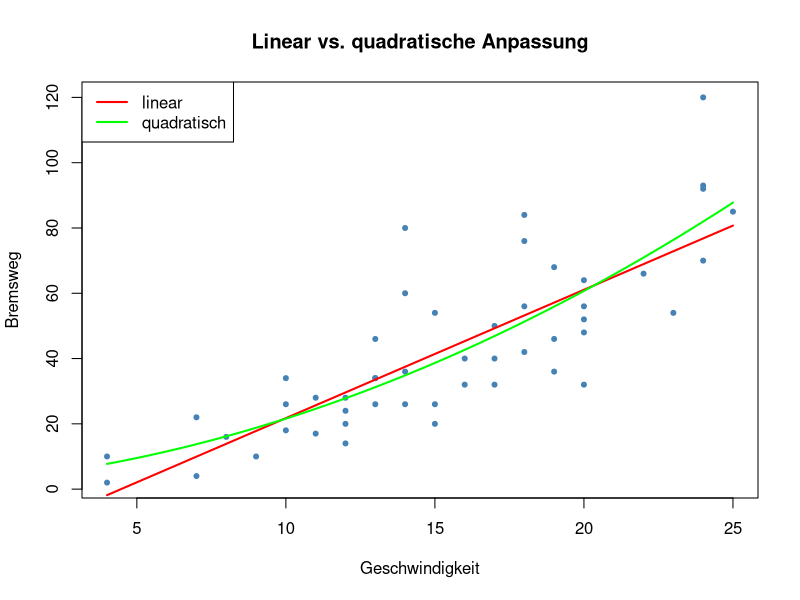
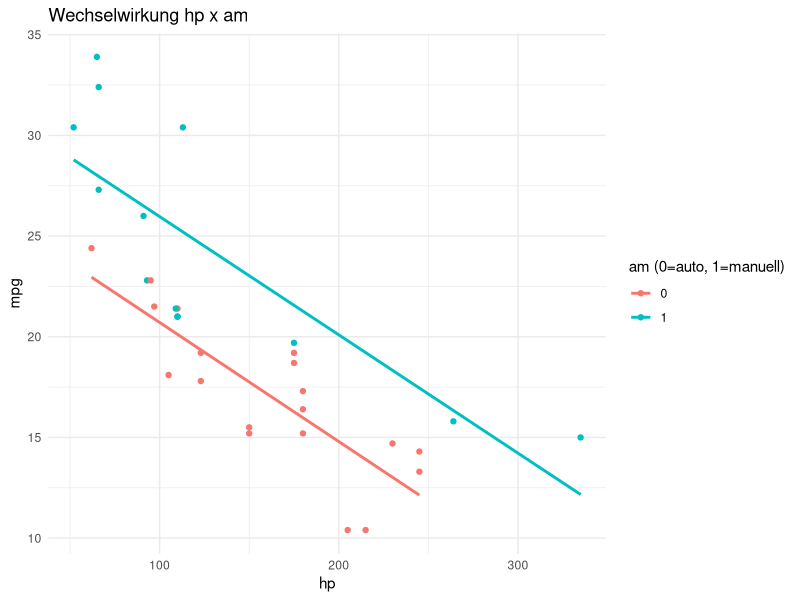
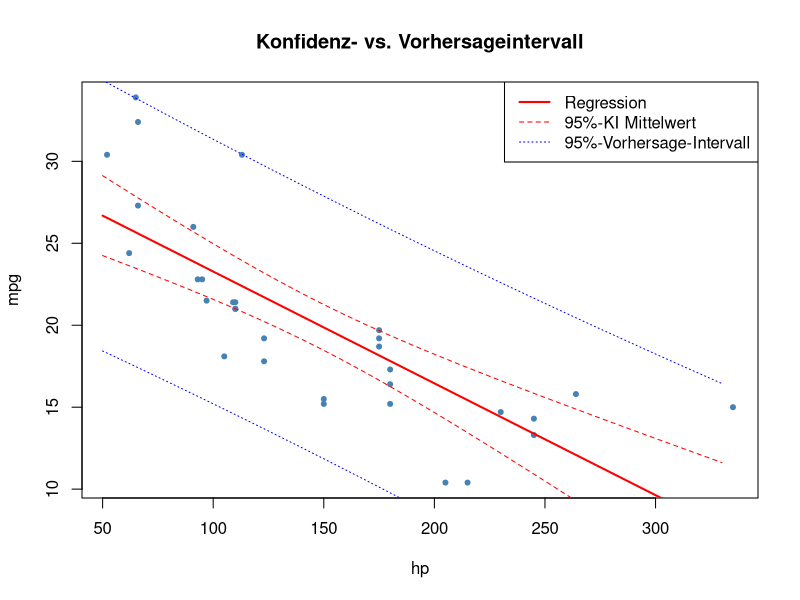
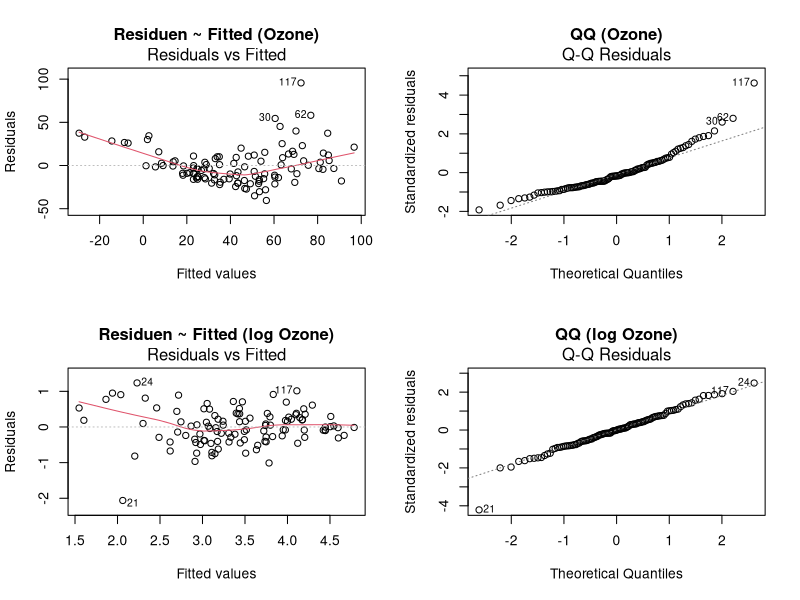

Reproduce these figures in R, in order.
# =============================================================================
# Übung Kapitel 8 – Zusatz: Erweiterungen der linearen Regression
# Themen: Polynomiale Regression, Interaktionseffekte, Dummy-Codierung,
#         Variablenselektion (AIC / step), Multikollinearität (VIF),
#         k-fache Kreuzvalidierung, Konfidenz- vs. Vorhersageintervall,
#         Log-Transformation
# Datensätze: mtcars, cars, airquality (R-base)
# =============================================================================

# install.packages(c("car", "ggplot2"))
library(car)        # für vif()
library(ggplot2)


# -----------------------------------------------------------------------------
# Aufgabe 1 – Polynomiale Regression
# -----------------------------------------------------------------------------
# Im cars-Datensatz (Bremsweg in Abhängigkeit der Geschwindigkeit) ist der
# Zusammenhang nicht ganz linear, weil der Bremsweg quadratisch mit der
# Geschwindigkeit wächst.
#
# a) Schätze ein Modell zweiter Ordnung: dist ~ speed + I(speed^2).
# b) Vergleiche mit dem linearen Modell mittels anova() und R^2.
# c) Visualisiere beide Anpassungen.

data(cars)

mod_lin <- lm(dist ~ speed,                    data = cars)
mod_qua <- lm(dist ~ speed + I(speed^2),       data = cars)

summary(mod_lin)$r.squared
summary(mod_qua)$r.squared

anova(mod_lin, mod_qua)   # Modellvergleich

# Plot
neue_speed <- data.frame(speed = seq(min(cars$speed), max(cars$speed), 0.1))
plot(cars$speed, cars$dist, pch = 20, col = "steelblue",
     xlab = "Geschwindigkeit", ylab = "Bremsweg",
     main = "Linear vs. quadratische Anpassung")
lines(neue_speed$speed, predict(mod_lin, neue_speed), col = "red",   lwd = 2)
lines(neue_speed$speed, predict(mod_qua, neue_speed), col = "green", lwd = 2)
legend("topleft", c("linear", "quadratisch"),
       col = c("red", "green"), lwd = 2)


# -----------------------------------------------------------------------------
# Aufgabe 2 – Interaktionseffekte (Wechselwirkung)
# -----------------------------------------------------------------------------
# Frage: Hängt der Effekt von hp auf mpg davon ab, ob der Wagen ein
# Schaltgetriebe hat (am = 1) oder nicht (am = 0)?
#
# Modell mit Wechselwirkung:  mpg ~ hp * factor(am)
#   - hp                 -> Haupteffekt von hp
#   - factor(am)1        -> Niveau-Unterschied zwischen am=0 und am=1
#   - hp:factor(am)1     -> unterschiedliche Steigung von hp je am

data(mtcars)
mod_int <- lm(mpg ~ hp * factor(am), data = mtcars)
summary(mod_int)

ggplot(mtcars, aes(x = hp, y = mpg, color = factor(am))) +
  geom_point() +
  geom_smooth(method = "lm", se = FALSE) +
  labs(title = "Wechselwirkung hp x am",
       color = "am (0=auto, 1=manuell)") +
  theme_minimal()


# -----------------------------------------------------------------------------
# Aufgabe 3 – Dummy-Codierung kategorialer Variablen
# -----------------------------------------------------------------------------
# Die Variable cyl (4 / 6 / 8) soll nicht als metrische, sondern als
# kategoriale Variable in die Regression eingehen. R erzeugt automatisch
# Dummy-Variablen, wenn factor() verwendet wird.

mod_cat <- lm(mpg ~ factor(cyl) + wt, data = mtcars)
summary(mod_cat)

# Geschätzte Mittelwerte je Zylinderzahl bei wt = mean(wt)
neue <- data.frame(cyl = c(4, 6, 8), wt = mean(mtcars$wt))
neue$cyl <- factor(neue$cyl, levels = c(4, 6, 8))
predict(mod_cat, newdata = neue)


# -----------------------------------------------------------------------------
# Aufgabe 4 – Variablenselektion mit AIC (step)
# -----------------------------------------------------------------------------
# Beginne mit dem vollen Modell und reduziere es schrittweise rückwärts
# auf das beste Modell laut AIC.

voll  <- lm(mpg ~ ., data = mtcars)
beste <- step(voll, direction = "backward", trace = FALSE)
summary(beste)
cat("AIC voll =", AIC(voll), " | AIC reduziert =", AIC(beste), "\n")

# Vorwärts-Auswahl ausgehend vom Nullmodell:
nulle <- lm(mpg ~ 1, data = mtcars)
vor   <- step(nulle,
              scope = list(lower = nulle, upper = voll),
              direction = "forward", trace = FALSE)
formula(vor)


# -----------------------------------------------------------------------------
# Aufgabe 5 – Multikollinearität: Variance Inflation Factor (VIF)
# -----------------------------------------------------------------------------
# Wenn Regressoren stark untereinander korreliert sind, werden die
# Schätzer instabil. Faustregel:
#   VIF > 5  -> kritisch
#   VIF > 10 -> stark problematisch

mod_voll <- lm(mpg ~ disp + hp + wt + qsec + drat, data = mtcars)
vif(mod_voll)

# Korrelationsmatrix der Regressoren zur Veranschaulichung
round(cor(mtcars[, c("disp", "hp", "wt", "qsec", "drat")]), 2)


# -----------------------------------------------------------------------------
# Aufgabe 6 – k-fache Kreuzvalidierung (k = 5) per Hand
# -----------------------------------------------------------------------------
# Schätze die out-of-sample-RMSE des Modells mpg ~ wt + hp via 5-facher CV.

set.seed(123)
k <- 5
fold <- sample(rep(1:k, length.out = nrow(mtcars)))

rmse_folds <- numeric(k)
for (i in 1:k) {
  train <- mtcars[fold != i, ]
  test  <- mtcars[fold == i, ]
  m     <- lm(mpg ~ wt + hp, data = train)
  pred  <- predict(m, newdata = test)
  rmse_folds[i] <- sqrt(mean((test$mpg - pred)^2))
}
cat("RMSE pro Fold:", round(rmse_folds, 3), "\n")
cat("CV-RMSE (Mittel):", round(mean(rmse_folds), 3), "\n")


# -----------------------------------------------------------------------------
# Aufgabe 7 – Konfidenz- vs. Vorhersageintervall
# -----------------------------------------------------------------------------
# - Konfidenzintervall: Unsicherheit der mittleren Antwort E(Y|x).
# - Vorhersageintervall: Unsicherheit einer EINZELNEN neuen Beobachtung
#   y_neu (immer breiter, weil Residual-Streuung dazu kommt).

mod <- lm(mpg ~ hp, data = mtcars)
neue_hp <- data.frame(hp = seq(50, 330, by = 10))
ci  <- predict(mod, newdata = neue_hp, interval = "confidence", level = 0.95)
pi  <- predict(mod, newdata = neue_hp, interval = "prediction", level = 0.95)

plot(mtcars$hp, mtcars$mpg, pch = 20, col = "steelblue",
     xlab = "hp", ylab = "mpg",
     main = "Konfidenz- vs. Vorhersageintervall")
lines(neue_hp$hp, ci[, "fit"], col = "red", lwd = 2)
lines(neue_hp$hp, ci[, "lwr"], col = "red", lty = 2)
lines(neue_hp$hp, ci[, "upr"], col = "red", lty = 2)
lines(neue_hp$hp, pi[, "lwr"], col = "blue", lty = 3)
lines(neue_hp$hp, pi[, "upr"], col = "blue", lty = 3)
legend("topright",
       c("Regression", "95%-KI Mittelwert", "95%-Vorhersage-Intervall"),
       col = c("red", "red", "blue"), lty = c(1, 2, 3), lwd = c(2, 1, 1))


# -----------------------------------------------------------------------------
# Aufgabe 8 – Log-Transformation der Zielgröße
# -----------------------------------------------------------------------------
# Der airquality-Datensatz enthält rechtsschiefe Ozonwerte. Vergleiche
# Modelle mit und ohne Log-Transformation der Zielgröße.

aq <- na.omit(airquality)

mod1 <- lm(Ozone        ~ Temp + Wind + Solar.R, data = aq)
mod2 <- lm(log(Ozone)   ~ Temp + Wind + Solar.R, data = aq)

par(mfrow = c(2, 2))
plot(mod1, which = 1, main = "Residuen ~ Fitted (Ozone)")
plot(mod1, which = 2, main = "QQ (Ozone)")
plot(mod2, which = 1, main = "Residuen ~ Fitted (log Ozone)")
plot(mod2, which = 2, main = "QQ (log Ozone)")
par(mfrow = c(1, 1))

cat("R^2 (Ozone)     =", round(summary(mod1)$r.squared, 3), "\n")
cat("R^2 (log Ozone) =", round(summary(mod2)$r.squared, 3), "\n")
# -> die Log-Transformation linearisiert den Zusammenhang und stabilisiert
#    die Varianz der Residuen.
